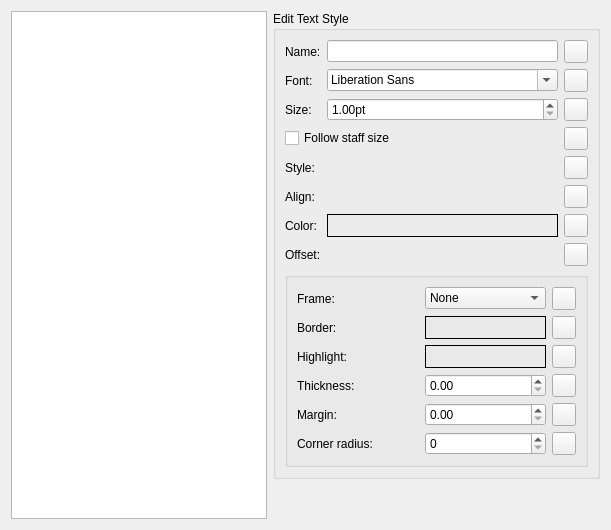
      <widget class="QWidget" name="PageTextStyles">
       <layout class="QGridLayout" name="gridLayout_41">
        <item row="0" column="1">
         <widget class="QGroupBox" name="showMeasureNumber_8">
          <property name="sizePolicy">
           <sizepolicy hsizetype="Preferred" vsizetype="Preferred">
            <horstretch>0</horstretch>
            <verstretch>0</verstretch>
           </sizepolicy>
          </property>
          <property name="title">
           <string>Edit Text Style</string>
          </property>
          <layout class="QGridLayout" name="_12">
           <item row="4" column="0">
            <widget class="QLabel" name="label_209">
             <property name="text">
              <string>Style:</string>
             </property>
            </widget>
           </item>
           <item row="3" column="2">
            <widget class="QToolButton" name="resetTextStyleSpatiumDependent">
             <property name="toolTip">
              <string>Reset to default</string>
             </property>
             <property name="accessibleName">
              <string>Reset 'Follow staff size' value</string>
             </property>
             <property name="text">
              <string notr="true"/>
             </property>
             <property name="icon">
              <iconset resource="musescore.qrc">
               <normaloff>:/data/icons/edit-reset.svg</normaloff>:/data/icons/edit-reset.svg</iconset>
             </property>
            </widget>
           </item>
           <item row="4" column="2">
            <widget class="QToolButton" name="resetTextStyleFontStyle">
             <property name="toolTip">
              <string>Reset to default</string>
             </property>
             <property name="accessibleName">
              <string>Reset 'Font style' values</string>
             </property>
             <property name="text">
              <string notr="true"/>
             </property>
             <property name="icon">
              <iconset resource="musescore.qrc">
               <normaloff>:/data/icons/edit-reset.svg</normaloff>:/data/icons/edit-reset.svg</iconset>
             </property>
            </widget>
           </item>
           <item row="2" column="2">
            <widget class="QToolButton" name="resetTextStyleFontSize">
             <property name="toolTip">
              <string>Reset to default</string>
             </property>
             <property name="accessibleName">
              <string>Reset 'Font size' value</string>
             </property>
             <property name="text">
              <string notr="true"/>
             </property>
             <property name="icon">
              <iconset resource="musescore.qrc">
               <normaloff>:/data/icons/edit-reset.svg</normaloff>:/data/icons/edit-reset.svg</iconset>
             </property>
            </widget>
           </item>
           <item row="0" column="2">
            <widget class="QToolButton" name="resetTextStyleName">
             <property name="toolTip">
              <string>Reset to default</string>
             </property>
             <property name="accessibleName">
              <string>Reset 'Name' value</string>
             </property>
             <property name="text">
              <string notr="true"/>
             </property>
             <property name="icon">
              <iconset resource="musescore.qrc">
               <normaloff>:/data/icons/edit-reset.svg</normaloff>:/data/icons/edit-reset.svg</iconset>
             </property>
            </widget>
           </item>
           <item row="0" column="0">
            <widget class="QLabel" name="labelStyleName">
             <property name="text">
              <string>Name:</string>
             </property>
            </widget>
           </item>
           <item row="5" column="1">
            <widget class="Ms::AlignSelect" name="textStyleAlign" native="true"/>
           </item>
           <item row="1" column="2">
            <widget class="QToolButton" name="resetTextStyleFontFace">
             <property name="toolTip">
              <string>Reset to default</string>
             </property>
             <property name="accessibleName">
              <string>Reset 'Font face' value</string>
             </property>
             <property name="text">
              <string notr="true"/>
             </property>
             <property name="icon">
              <iconset resource="musescore.qrc">
               <normaloff>:/data/icons/edit-reset.svg</normaloff>:/data/icons/edit-reset.svg</iconset>
             </property>
            </widget>
           </item>
           <item row="7" column="2">
            <widget class="QToolButton" name="resetTextStyleOffset">
             <property name="toolTip">
              <string>Reset to default</string>
             </property>
             <property name="accessibleName">
              <string>Reset 'Offset' values</string>
             </property>
             <property name="text">
              <string notr="true"/>
             </property>
             <property name="icon">
              <iconset resource="musescore.qrc">
               <normaloff>:/data/icons/edit-reset.svg</normaloff>:/data/icons/edit-reset.svg</iconset>
             </property>
            </widget>
           </item>
           <item row="5" column="0">
            <widget class="QLabel" name="label_210">
             <property name="text">
              <string>Align:</string>
             </property>
            </widget>
           </item>
           <item row="6" column="2">
            <widget class="QToolButton" name="resetTextStyleColor">
             <property name="toolTip">
              <string>Reset to default</string>
             </property>
             <property name="accessibleName">
              <string>Reset 'Color' value</string>
             </property>
             <property name="text">
              <string notr="true"/>
             </property>
             <property name="icon">
              <iconset resource="musescore.qrc">
               <normaloff>:/data/icons/edit-reset.svg</normaloff>:/data/icons/edit-reset.svg</iconset>
             </property>
            </widget>
           </item>
           <item row="9" column="0" colspan="3">
            <widget class="QGroupBox" name="groupBox_40">
             <property name="title">
              <string/>
             </property>
             <layout class="QGridLayout" name="gridLayout_38">
              <item row="0" column="0">
               <widget class="QLabel" name="label_202">
                <property name="text">
                 <string>Frame:</string>
                </property>
               </widget>
              </item>
              <item row="0" column="1">
               <widget class="QComboBox" name="textStyleFrameType">
                <item>
                 <property name="text">
                  <string notr="true">None</string>
                 </property>
                </item>
                <item>
                 <property name="text">
                  <string notr="true">Rectangle</string>
                 </property>
                </item>
                <item>
                 <property name="text">
                  <string>Circle</string>
                 </property>
                </item>
               </widget>
              </item>
              <item row="0" column="2">
               <widget class="QToolButton" name="resetTextStyleFrameType">
                <property name="toolTip">
                 <string>Reset to default</string>
                </property>
                <property name="accessibleName">
                 <string>Reset 'Frame' value</string>
                </property>
                <property name="text">
                 <string notr="true"/>
                </property>
                <property name="icon">
                 <iconset resource="musescore.qrc">
                  <normaloff>:/data/icons/edit-reset.svg</normaloff>:/data/icons/edit-reset.svg</iconset>
                </property>
               </widget>
              </item>
              <item row="1" column="0" colspan="3">
               <widget class="QWidget" name="frameWidget" native="true">
                <layout class="QGridLayout" name="gridLayout_43">
                 <property name="leftMargin">
                  <number>0</number>
                 </property>
                 <property name="topMargin">
                  <number>0</number>
                 </property>
                 <property name="rightMargin">
                  <number>0</number>
                 </property>
                 <property name="bottomMargin">
                  <number>0</number>
                 </property>
                 <item row="0" column="1">
                  <widget class="Awl::ColorLabel" name="textStyleFrameForeground">
                   <property name="frameShape">
                    <enum>QFrame::Box</enum>
                   </property>
                  </widget>
                 </item>
                 <item row="2" column="0">
                  <widget class="QLabel" name="label_205">
                   <property name="text">
                    <string>Thickness:</string>
                   </property>
                  </widget>
                 </item>
                 <item row="4" column="1">
                  <widget class="QDoubleSpinBox" name="textStyleFrameBorderRadius">
                   <property name="decimals">
                    <number>0</number>
                   </property>
                  </widget>
                 </item>
                 <item row="1" column="2">
                  <widget class="QToolButton" name="resetTextStyleFrameBackground">
                   <property name="toolTip">
                    <string>Reset to default</string>
                   </property>
                   <property name="accessibleName">
                    <string>Reset 'Background' value</string>
                   </property>
                   <property name="text">
                    <string notr="true"/>
                   </property>
                   <property name="icon">
                    <iconset resource="musescore.qrc">
                     <normaloff>:/data/icons/edit-reset.svg</normaloff>:/data/icons/edit-reset.svg</iconset>
                   </property>
                  </widget>
                 </item>
                 <item row="0" column="2">
                  <widget class="QToolButton" name="resetTextStyleFrameForeground">
                   <property name="toolTip">
                    <string>Reset to default</string>
                   </property>
                   <property name="accessibleName">
                    <string>Reset 'Border' value</string>
                   </property>
                   <property name="text">
                    <string notr="true"/>
                   </property>
                   <property name="icon">
                    <iconset resource="musescore.qrc">
                     <normaloff>:/data/icons/edit-reset.svg</normaloff>:/data/icons/edit-reset.svg</iconset>
                   </property>
                  </widget>
                 </item>
                 <item row="3" column="0">
                  <widget class="QLabel" name="label_206">
                   <property name="text">
                    <string>Margin:</string>
                   </property>
                  </widget>
                 </item>
                 <item row="4" column="0">
                  <widget class="QLabel" name="label_212">
                   <property name="text">
                    <string>Corner radius:</string>
                   </property>
                  </widget>
                 </item>
                 <item row="2" column="2">
                  <widget class="QToolButton" name="resetTextStyleFrameBorder">
                   <property name="toolTip">
                    <string>Reset to default</string>
                   </property>
                   <property name="accessibleName">
                    <string>Reset 'Border' value</string>
                   </property>
                   <property name="text">
                    <string notr="true"/>
                   </property>
                   <property name="icon">
                    <iconset resource="musescore.qrc">
                     <normaloff>:/data/icons/edit-reset.svg</normaloff>:/data/icons/edit-reset.svg</iconset>
                   </property>
                  </widget>
                 </item>
                 <item row="3" column="1">
                  <widget class="QDoubleSpinBox" name="textStyleFramePadding"/>
                 </item>
                 <item row="1" column="1">
                  <widget class="Awl::ColorLabel" name="textStyleFrameBackground">
                   <property name="frameShape">
                    <enum>QFrame::Box</enum>
                   </property>
                  </widget>
                 </item>
                 <item row="3" column="2">
                  <widget class="QToolButton" name="resetTextStyleFramePadding">
                   <property name="toolTip">
                    <string>Reset to default</string>
                   </property>
                   <property name="accessibleName">
                    <string>Reset 'Margin' value</string>
                   </property>
                   <property name="text">
                    <string notr="true"/>
                   </property>
                   <property name="icon">
                    <iconset resource="musescore.qrc">
                     <normaloff>:/data/icons/edit-reset.svg</normaloff>:/data/icons/edit-reset.svg</iconset>
                   </property>
                  </widget>
                 </item>
                 <item row="2" column="1">
                  <widget class="QDoubleSpinBox" name="textStyleFrameBorder"/>
                 </item>
                 <item row="0" column="0">
                  <widget class="QLabel" name="label_203">
                   <property name="text">
                    <string>Border:</string>
                   </property>
                  </widget>
                 </item>
                 <item row="1" column="0">
                  <widget class="QLabel" name="label_204">
                   <property name="text">
                    <string>Highlight:</string>
                   </property>
                  </widget>
                 </item>
                 <item row="4" column="2">
                  <widget class="QToolButton" name="resetTextStyleFrameBorderRadius">
                   <property name="toolTip">
                    <string>Reset to default</string>
                   </property>
                   <property name="accessibleName">
                    <string>Reset 'Corner radius' value</string>
                   </property>
                   <property name="text">
                    <string notr="true"/>
                   </property>
                   <property name="icon">
                    <iconset resource="musescore.qrc">
                     <normaloff>:/data/icons/edit-reset.svg</normaloff>:/data/icons/edit-reset.svg</iconset>
                   </property>
                  </widget>
                 </item>
                </layout>
               </widget>
              </item>
             </layout>
            </widget>
           </item>
           <item row="6" column="1">
            <widget class="Awl::ColorLabel" name="textStyleColor">
             <property name="frameShape">
              <enum>QFrame::Box</enum>
             </property>
            </widget>
           </item>
           <item row="7" column="1">
            <widget class="Ms::OffsetSelect" name="textStyleOffset" native="true"/>
           </item>
           <item row="5" column="2">
            <widget class="QToolButton" name="resetTextStyleAlign">
             <property name="toolTip">
              <string>Reset to default</string>
             </property>
             <property name="accessibleName">
              <string>Reset 'Align' values</string>
             </property>
             <property name="text">
              <string notr="true"/>
             </property>
             <property name="icon">
              <iconset resource="musescore.qrc">
               <normaloff>:/data/icons/edit-reset.svg</normaloff>:/data/icons/edit-reset.svg</iconset>
             </property>
            </widget>
           </item>
           <item row="7" column="0">
            <widget class="QLabel" name="label_186">
             <property name="text">
              <string>Offset:</string>
             </property>
            </widget>
           </item>
           <item row="1" column="1">
            <widget class="QFontComboBox" name="textStyleFontFace">
             <property name="sizePolicy">
              <sizepolicy hsizetype="Expanding" vsizetype="Fixed">
               <horstretch>0</horstretch>
               <verstretch>0</verstretch>
              </sizepolicy>
             </property>
            </widget>
           </item>
           <item row="1" column="0">
            <widget class="QLabel" name="label_208">
             <property name="text">
              <string>Font:</string>
             </property>
            </widget>
           </item>
           <item row="2" column="0">
            <widget class="QLabel" name="label_207">
             <property name="text">
              <string>Size:</string>
             </property>
            </widget>
           </item>
           <item row="6" column="0">
            <widget class="QLabel" name="textStyleColorLabel">
             <property name="text">
              <string>Color:</string>
             </property>
            </widget>
           </item>
           <item row="3" column="0" colspan="2">
            <widget class="QCheckBox" name="textStyleSpatiumDependent">
             <property name="text">
              <string>Follow staff size</string>
             </property>
            </widget>
           </item>
           <item row="4" column="1">
            <widget class="Ms::FontStyleSelect" name="textStyleFontStyle" native="true"/>
           </item>
           <item row="0" column="1">
            <widget class="QLineEdit" name="styleName"/>
           </item>
           <item row="2" column="1">
            <widget class="QDoubleSpinBox" name="textStyleFontSize">
             <property name="suffix">
              <string>pt</string>
             </property>
             <property name="minimum">
              <double>1.000000000000000</double>
             </property>
            </widget>
           </item>
          </layout>
         </widget>
        </item>
        <item row="1" column="1">
         <spacer name="verticalSpacer_32">
          <property name="orientation">
           <enum>Qt::Vertical</enum>
          </property>
          <property name="sizeHint" stdset="0">
           <size>
            <width>20</width>
            <height>40</height>
           </size>
          </property>
         </spacer>
        </item>
        <item row="0" column="0" rowspan="2">
         <widget class="QListWidget" name="textStyles">
          <property name="sizePolicy">
           <sizepolicy hsizetype="Expanding" vsizetype="Expanding">
            <horstretch>0</horstretch>
            <verstretch>0</verstretch>
           </sizepolicy>
          </property>
         </widget>
        </item>
       </layout>
      </widget>
